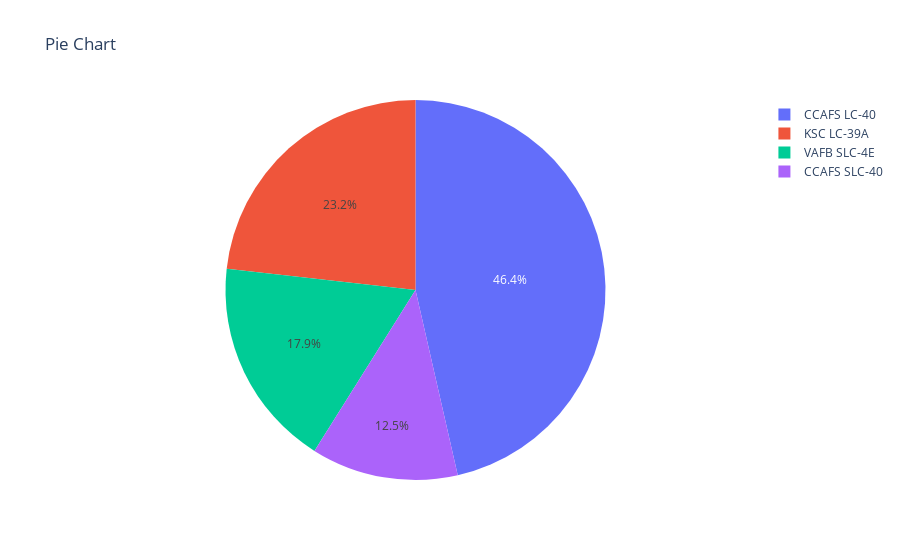

Notebook code for this chart:
### Code cell
sp= spacex_df.groupby(['Launch Site'],as_index=False).count()

px.pie(sp, values='class', names='Launch Site', title="Pie Chart")

### Figure 1 — Plotly figure (JSON) as saved in the notebook; plotly's stock layout.template omitted (floating-point values rounded to 4 significant figures)
{"data": [{"domain": {"x": [0, 1], "y": [0, 1]}, "hovertemplate": "Launch Site=%{label}<br>class=%{value}<extra></extra>", "labels": ["CCAFS LC-40", "CCAFS SLC-40", "KSC LC-39A", "VAFB SLC-4E"], "legendgroup": "", "name": "", "showlegend": true, "type": "pie", "values": [26, 7, 13, 10]}], "layout": {"autosize": true, "legend": {"tracegroupgap": 0}, "title": {"text": "Pie Chart"}}}
